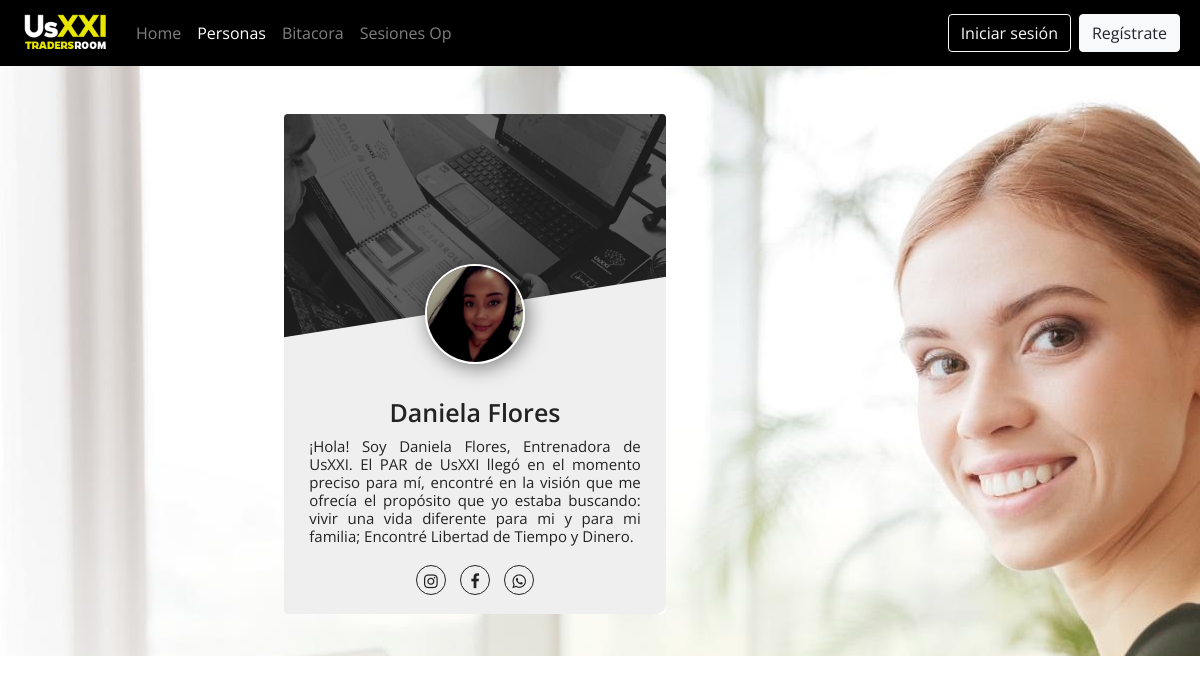
Screenshot of /personas/user.php?nombre=daniela with the database file from the repository.
### tables this page shows
CREATE TABLE `personas` (
  `user` varchar(30) NOT NULL,
  `name` varchar(20) NOT NULL,
  `img` varchar(100) NOT NULL,
  `msg` varchar(300) NOT NULL,
  `instagram` varchar(200) NOT NULL,
  `facebook` varchar(200) NOT NULL,
  `wpp` varchar(400) NOT NULL
);

### personas/user.php (the view, shortened to what this page needs)
<?php session_start();
  if(!isset($_SESSION['auth']) || $_SESSION['auth'] == false){
    $_flag = false;
  } else {
    $_flag = true;
  }
  $user = $_GET["nombre"];
  $conexion = mysqli_connect('localhost','root','','sesion');
  $sql = "SELECT * FROM personas WHERE user = '$user'";
  $result = mysqli_query($conexion,$sql);
  $result = mysqli_fetch_array($result);
  $name = $result["name"];
  $img = $result["img"];
  $msg = $result["msg"];
  $inst = $result["instagram"];
  $face = $result["facebook"];
  $wpp = $result["wpp"];
?>
<DOCTYPE html>
<html lang="en">
<head>
  <link rel="stylesheet" href="https://stackpath.bootstrapcdn.com/bootstrap/4.4.1/css/bootstrap.min.css">
  <link rel="stylesheet" href="https://stackpath.bootstrapcdn.com/bootstrap/4.1.3/css/bootstrap.min.css">
  <link rel="stylesheet" href="https://use.fontawesome.com/releases/v5.3.1/css/all.css">
  <link rel="stylesheet" type="text/css" href="css/estilo.css">
</head>
<body>
  <div class="conteiner">
    <nav class="navbar navbar-expand-lg navbar-dark fixed-top" style="background-color: black">
      <a class="navbar-brand" href="../home.php"><img src="../img/logotradersroom2.png" id="img1"></a>
      <div class="collapse navbar-collapse" id="navbarTogglerDemo03">
        <ul class="navbar-nav mr-auto mt-2 mt-lg-0">
          <li class="nav-item">
            <a class="nav-link" href="../home.php">Home <span class="sr-only">(current)</span></a>
          </li>
          <li class="nav-item active">
            <a class="nav-link" href="../personas.php">Personas</a>
          </li>
          <li class="nav-item">
            <a class="nav-link" href="../bitacora.php">Bitacora</a>
          </li>
          <li class="nav-item">
            <a class="nav-link" href="../sesiones.php">Sesiones Op</a>
          </li>
        </ul>
        <?php if ($_flag == false){ ?>
          <button class="btn btn-outline-light mx-1 " type="button" onclick="location.href='../index_error.php'">Iniciar sesión</button>
          <button class="btn btn-light mx-1 " onclick="location.href='../registro.php'" type="button">Regístrate</button>
        <?php }; ?>
      </div>
    </nav>
  </div>
  <section>
    <div class="container">
      <div class="row">
        <div class="col-lg-3 col-md-3 col-sm-0"></div>
        <div class="col-lg-4 col-md-7 col-sm-12">
          <div class="card profile-card-3">
            <div class="background-block">
              <img src="../img/fondo1.png" class="background">
            </div>
            <div class="profile-thumb-block">
              <?php echo '<img src="../img/personas/'.$img.'" alt="profile-image" class="profile">'; ?>
            </div>
            <div class="card-content">
              <h2><br><?php echo "$name"; ?><small style="text-align: justify;"><?php echo "$msg";?></small></h2>
              <div class="icon-block">
                <?php echo '<a href="'.$inst.'">'?><i class="fa fa-instagram"></i></a>
                <?php echo '<a href="'.$face.'">'?><i class="fa fa-facebook"></i></a>
                <?php echo '<a href="'.$wpp.'">'?><i class="fa fa-whatsapp"></i></a></div>
            </div>
          </div>
        </div>
      </div>
    </div>
  </section>
</body>
</html>

### personas/css/estilo.css (style rules this page uses)
body { font-family: 'Open Sans', sans-serif; position: relative; margin-top: 60px; margin-bottom: 35%; }
section { float:left; width:100%; background: #fff; padding:30px 0; background-image: url('../../img/fondo132.jpg'); }
.container { margin-left: 0%; margin-top: 2%; margin-bottom: 1%; }
.profile-card-3 { font-family: 'Open Sans', Arial, sans-serif; position: relative; float: left; overflow: hidden; width: 109%; margin-left: -4.5%; text-align: center; height:500px; border:none; }
.profile-card-3 .background-block { float: left; width: 100%; height: 200px; }
.profile-card-3 .background-block .background { width:100%; vertical-align: top; opacity: 0.9; }
.profile-card-3 .card-content { margin-top: 10%; width: 100%; padding: 15px 25px; color:#232323; float:left; background:#efefef; height:70%; border-radius:0 0 10px 0; position: relative; z-index: 9999; }
.profile-card-3 .card-content::before { content: ''; background: #efefef; width: 120%; height: 100%; left: 11px; bottom: 51px; position: absolute; z-index: -1; transform: rotate(-9deg); }
.profile-card-3 .profile { top: 30%; border-radius: 50%; position: absolute; bottom: 50%; left: 50%; max-width: 100px; opacity: 1; box-shadow: 3px 3px 20px rgba(0, 0, 0, 0.5); border: 2px solid rgba(255, 255, 255, 1); -webkit-transform: translate(-50%, 0%); transform: translate(-50%, 0%); z-index:99999; }
.profile-card-3 h2 { margin: 0 0 5px; font-weight: 600; font-size:25px; }
.profile-card-3 h2 small { display: block; font-size: 15px; margin-top:10px; }
.profile-card-3 i { display: inline-block; font-size: 16px; color: #232323; text-align: center; border: 1px solid #232323; width: 30px; height: 30px; line-height: 30px; border-radius: 50%; margin:0 5px; }
.profile-card-3 .icon-block { float:left; width:100%; margin-top:15px; }
.profile-card-3 .icon-block a { text-decoration:none; }

### personas/user.php (style rules this page uses)
* { border: 0px solid; }

### rows the page displays
personas: img (picture), name "Daniela Flores", msg "¡Hola! Soy Daniela Flores, Entrenadora de UsXXI. El PAR de UsXXI llegó en el momento preciso para mí, encontré en la visión que me ofrecía el propósito que yo estaba buscando: vivir una vida diferente para mi y para mi familia; Encontré Libertad de Tiempo y Dinero."
